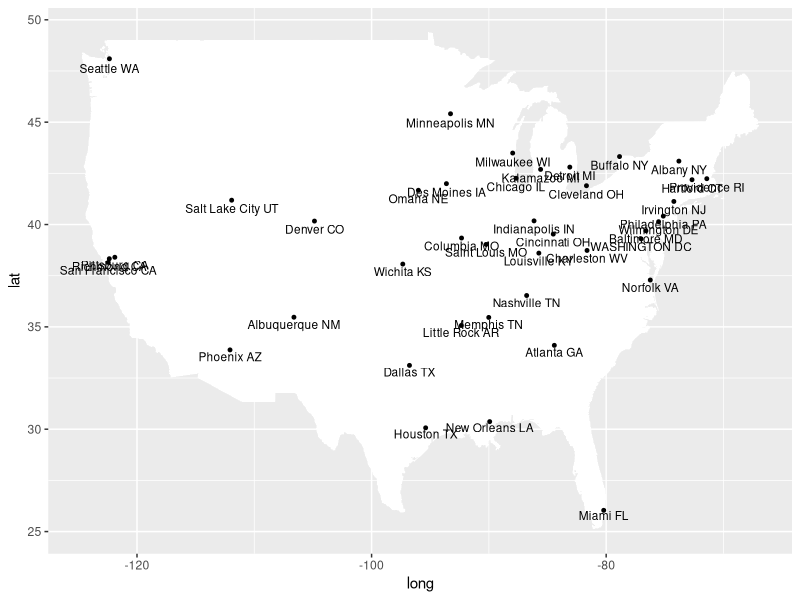
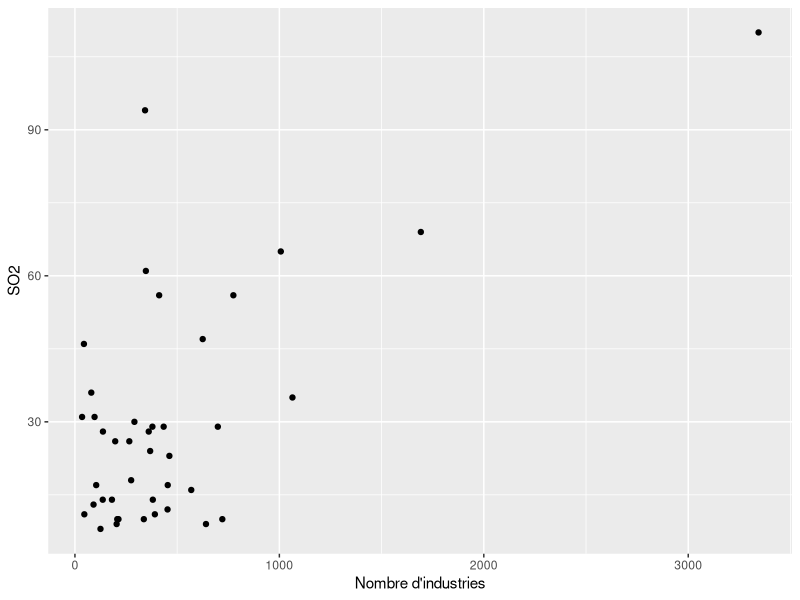
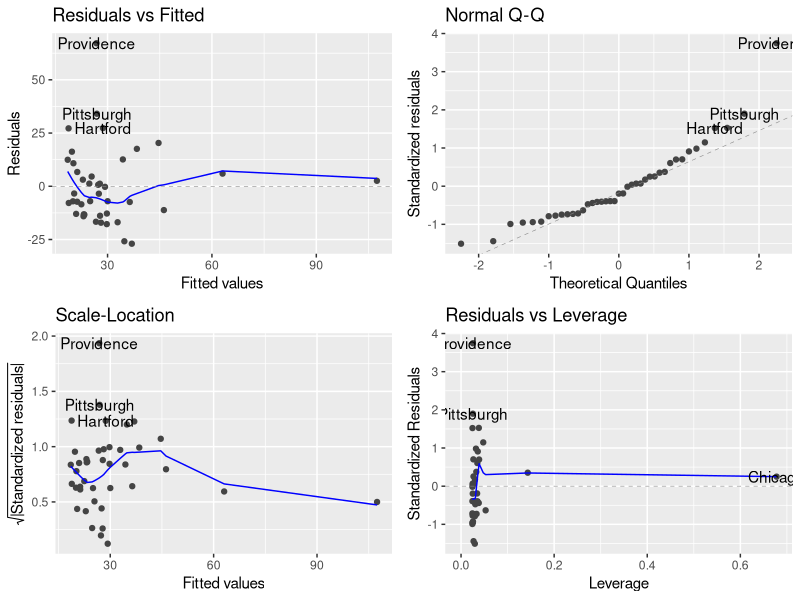
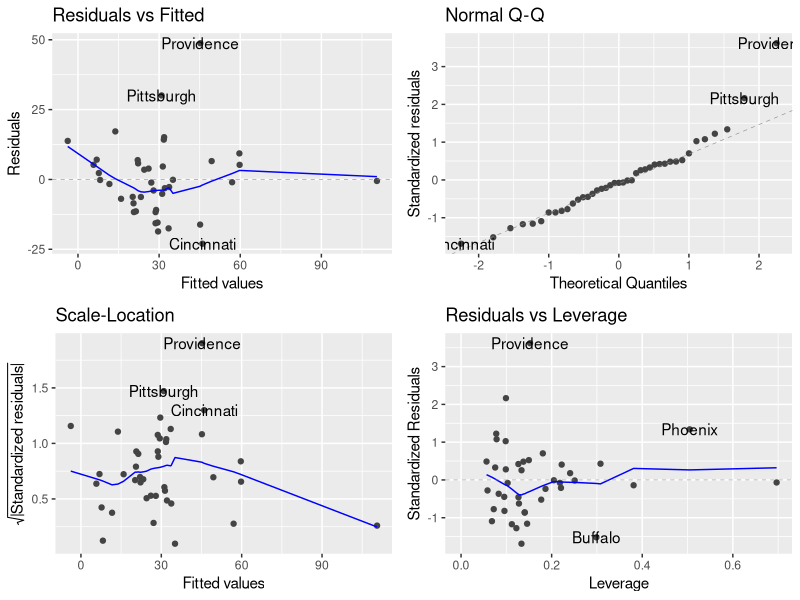
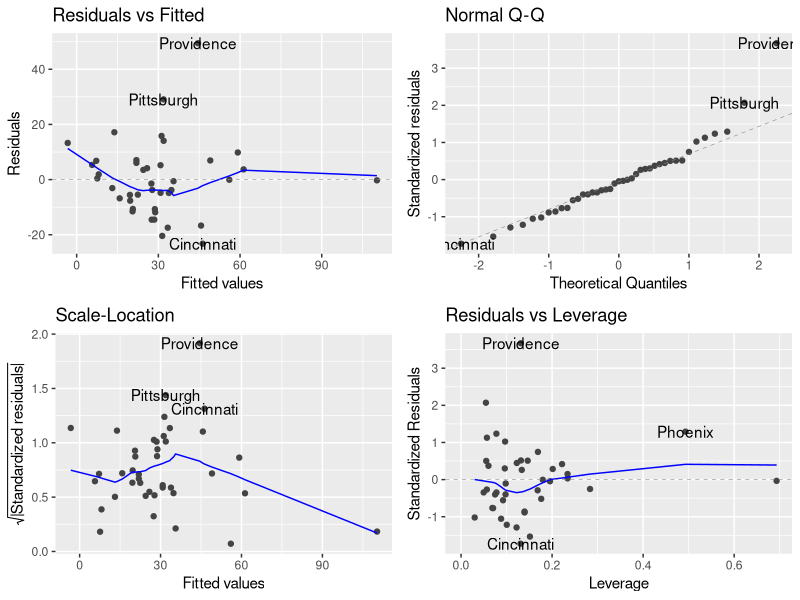

These figures' R source, in order:
## ---- chunk 1
knitr::opts_chunk$set(echo = TRUE, cache = TRUE)
#pour la fonction Anova
library(car)
# pour le tidyverse
library(dplyr)
# pour les graphiques
library(ggplot2) 
library(ggfortify)
library(ggpubr)
# pour les moyennes ajustées
library(emmeans) 
# pour la carte
library(maps)
## ---- chunk 2
usdata <- read.table("data/USAIR2.DAT", skip=8, header=T, sep=";", row.names=1)
head(usdata)
## ---- chunk 3
data(us.cities)
nbCity <- dim(usdata)[1]
head(us.cities$name)


##indices of studied cities in us.cities
ind.cities <- c(694, 509, 802, 247, 387, 990, 944, 429, 559, 41,
                173, 422, 248, 988, 522, 609, 55, 250, 568, 443,
                785, 650, 7, 5, 126, 180, 185, 195, 693, 700, 726,
                549, 601, 225, 413, 794, 619, 753, 834, 165, 567)

us <- map_data("state")

us <- map_data("state")
gg <- ggplot() + geom_map(data=us, map=us,
                    aes(x=long, y=lat, map_id=region),
                    fill="#ffffff", color="#ffffff", size=0.15)
  
us_grapf <-   us.cities %>% filter(name %in% us.cities$name[ind.cities])
gg + geom_point(data=us_grapf, aes(x=long, y=lat*1.01), size=1) + geom_text(data = us_grapf,  aes(x= long, y=lat,label=name), size=3)
## ---- chunk 4
usdata %>% summarise_all( mean)
usdata %>% summarise_all( sd)
## ---- chunk 5
cor(usdata)
## ---- chunk 6
ggplot(usdata, aes(x=manuf, y=SO2)) + geom_point() + xlab("Nombre d'industries")
## ---- chunk 7
us.lm <- lm(SO2~manuf, data=usdata)

model.matrix(us.lm)

autoplot(us.lm)

## ---- chunk 8
h.us.lm <- hatvalues(us.lm)
sum(h.us.lm)
sum(h.us.lm)/length(usdata$SO2)
## ---- chunk 9
anova(us.lm)
Anova(us.lm)
## ---- chunk 10
us.lm2 <- lm(SO2~.,data=usdata)
autoplot(us.lm2)
## test de type I
anova(us.lm2)
## test de type II
Anova(us.lm2, type="II")
## ---- chunk 11
summary(us.lm2)

## ---- chunk 12
stepus.back <- step(us.lm2, direction="backward")
## ---- chunk 13
stepus.forward <- step(lm(SO2~1,data=usdata), scope=~temp+pop+manuf+wind+precip+days
, direction="forward", k=log(length(usdata$pop)))

## ---- chunk 14
stepus.stepwise <- step(us.lm2, direction="both")
## ---- chunk 15
autoplot(stepus.stepwise)
summary(stepus.stepwise)
anova(stepus.stepwise)
Anova(stepus.stepwise)
